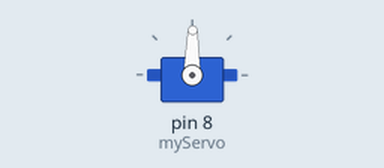
Simulated run of this sketch. Board: Arduino Uno, built with avr-gcc and run on an emulated ATmega328P. On the bench: servo.

Above: at 0.05 s.
At 2.3 s:
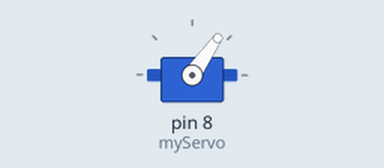
At 4.6 s:
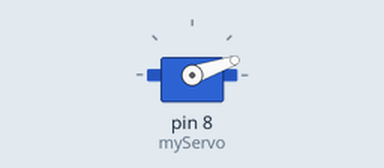
At 9.2 s:
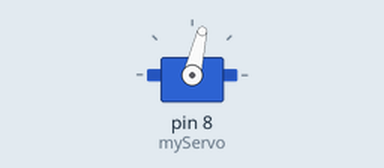
Timing chart, 0 to 13.0 s (numbered marks = the images above):
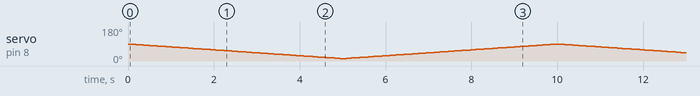

The sketch:

PLAVNYI__POVOROT__DLA__SERVO.ino
```cpp
#include <VarSpeedServo.h>
VarSpeedServo myServo;
 void setup()
{
 myServo.attach (8);


}
void loop()
{
  myServo.slowmove (10, 10);  // положение , скорость ВНИМАНИЕ: delay(5000) ОБЯЗАТЕЛЬНА.
                             // ЕСЛИ УДАЛИТЬ - РАБОТАТЬ НЕ БУДЕТ. ЕСЛИ ПОМЕНЯТЬ ВРЕМЯ РАБОТАЕТ НЕПРАВИЛЬНО.
 delay(5000);
  myServo.slowmove (140, 10);  // положение , скорость
  delay(5000);

}
```
